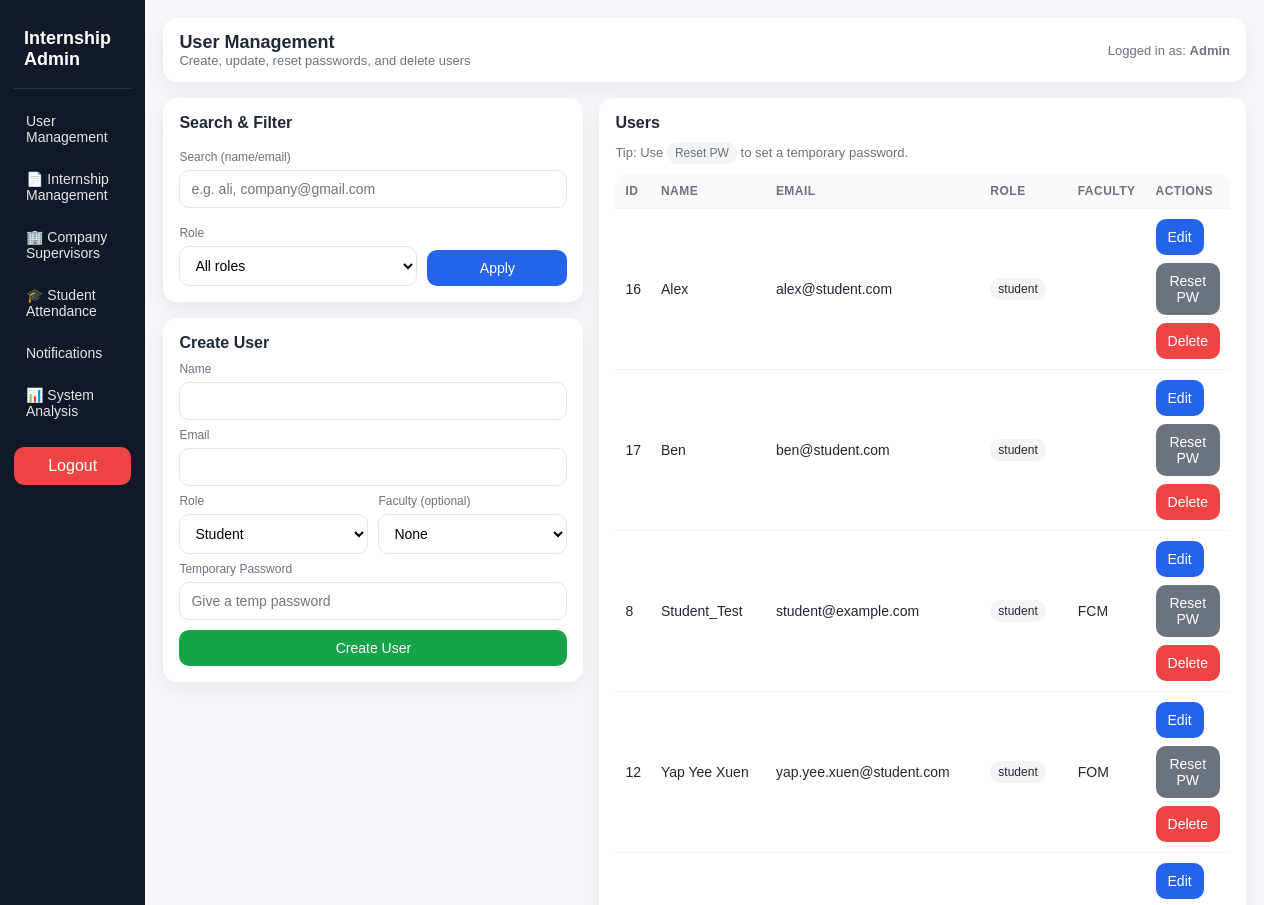
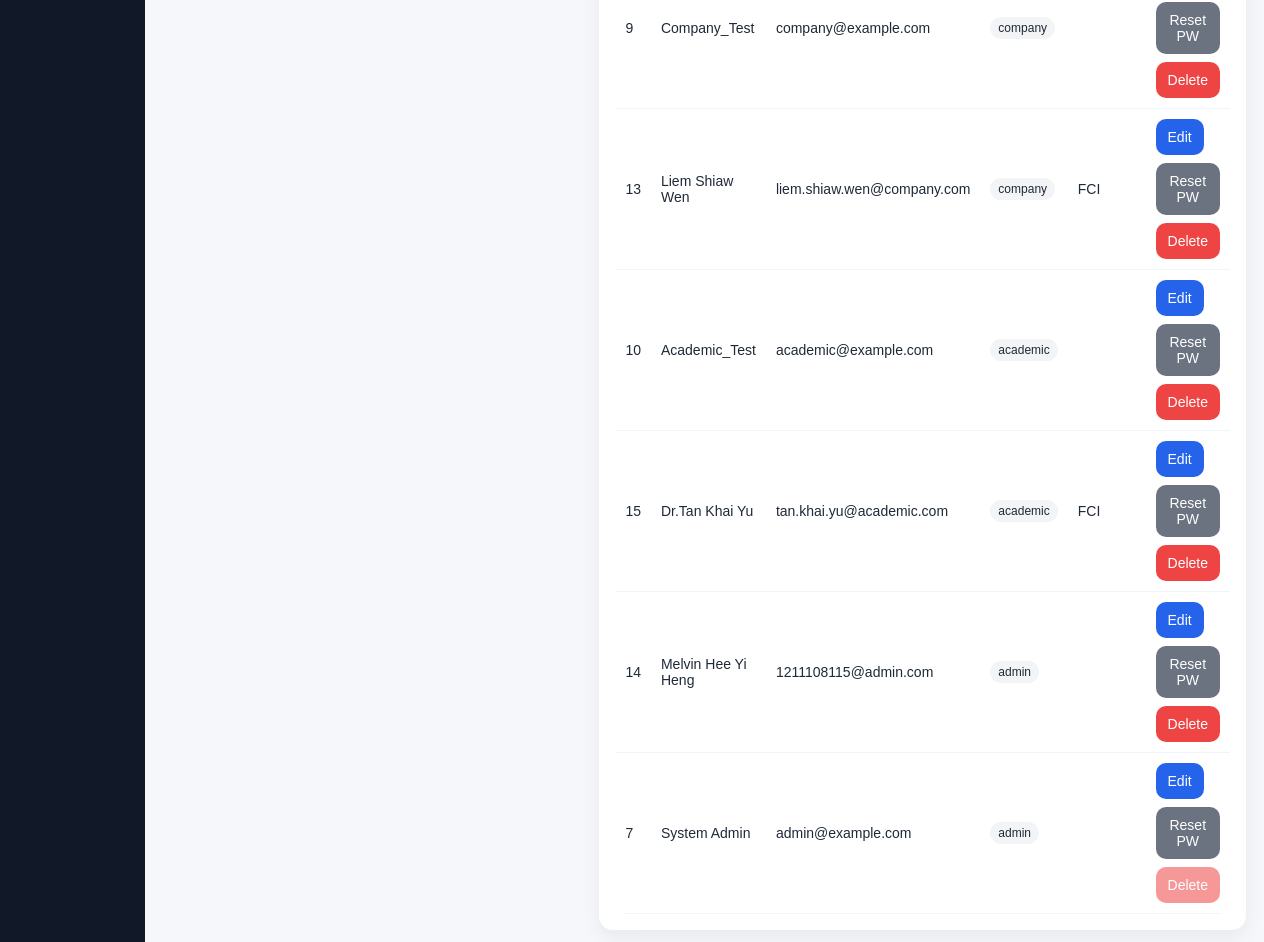
Page /dashboard/admin.php (signed in) on the committed database (2 pictures, top to bottom).
### tables this page shows
CREATE TABLE `users` (
  `id` int(11) NOT NULL,
  `name` varchar(100) NOT NULL,
  `email` varchar(100) NOT NULL,
  `password` varchar(255) NOT NULL,
  `role` enum('student','company','academic','admin') NOT NULL,
  `created_at` timestamp NOT NULL DEFAULT current_timestamp(),
  `academic_supervisor_id` int(11) DEFAULT NULL,
  `faculty` enum('FCI','FCM','FIST','FOM') DEFAULT NULL
);

### dashboard/admin.php (the view, shortened to what this page needs)
<?php
include("../config/db.php");
$q = trim($_GET['q'] ?? '');
$sql = "SELECT id, name, email, role, faculty FROM users WHERE 1=1";
$sql .= " ORDER BY role ASC, name ASC";
$stmt = $conn->prepare($sql);
$stmt->execute();
$users = $stmt->get_result();
?>
<!DOCTYPE html>
<html>
<head>
</head>
<body>
    <div class="layout">
        <aside class="sidebar">
            <div class="brand">Internship Admin</div>
            <div class="nav">
                <a class="admin-action-btn" href="admin.php">User Management</a>
                <a href="admin_internships.php" class="admin-action-btn">📄 Internship Management</a>
                <a href="admin_companies.php" class="admin-action-btn">🏢 Company Supervisors</a>
                <a href="admin_students.php" class="admin-action-btn">🎓 Student Attendance</a>
                <a href="admin_notifications.php" class="admin-action-btn">Notifications</a>
                <a href="admin_analysis.php" class="admin-action-btn">📊 System Analysis</a>
            </div>
            <a class="logout" href="../auth/logout.php">Logout</a>
        </aside>
        <main class="main">
            <div class="topbar">
                <div>
                    <h1>User Management</h1>
                    <div class="meta">Create, update, reset passwords, and delete users</div>
                </div>
                <div class="meta">Logged in as: <b><?= htmlspecialchars($_SESSION['name'] ?? 'Admin') ?></b></div>
            </div>
            <div class="grid">
                <section>
                    <div class="card">
                        <h2>Search & Filter</h2>
                        <form method="GET" class="toolbar">
                            <div class="field">
                                <label>Search (name/email)</label>
                                <input type="text" name="q" value="<?= htmlspecialchars($q) ?>"
                                    placeholder="e.g. ali, company@gmail.com">
                            </div>
                            <div class="field">
                                <label>Role</label>
                                <select name="role">
                                    <option value="">All roles</option>
                                </select>
                            </div>
                            <div class="field" style="flex:0; min-width:140px;">
                                <button class="btn blue" type="submit" style="width:100%;">Apply</button>
                            </div>
                        </form>
                    </div>
                    <div class="card" style="margin-top:16px;">
                        <h2>Create User</h2>
                        <form method="POST" action="admin_user_create.php">
                            <label>Name</label>
                            <input type="text" name="name" required>
                            <label>Email</label>
                            <input type="email" name="email" required>
                            <div class="row">
                                <div class="field">
                                    <label>Role</label>
                                    <select name="role" required>
                                        <option value="student">Student</option>
                                    </select>
                                </div>
                                <div class="field">
                                    <label>Faculty (optional)</label>
                                    <select name="faculty">
                                        <option value="">None</option>
                                    </select>
                                </div>
                            </div>
                            <label>Temporary Password</label>
                            <input type="password" name="password" required placeholder="Give a temp password">
                            <button class="btn green" type="submit" style="width:100%; margin-top:10px;">
                                Create User
                            </button>
                        </form>
                    </div>
                </section>
                <section class="card">
                    <h2>Users</h2>
                    <div style="margin-bottom:10px; color:#6b7280; font-size:13px;">
                        Tip: Use <span class="tag">Reset PW</span> to set a temporary password.
                    </div>
                    <table>
                        <tr>
                            <th>ID</th>
                            <th>Name</th>
                            <th>Email</th>
                            <th>Role</th>
                            <th>Faculty</th>
                            <th>Actions</th>
                        </tr>
                        <?php while ($u = $users->fetch_assoc()): ?>
                            <tr>
                                <td><?= (int) $u['id'] ?></td>
                                <td><?= htmlspecialchars($u['name']) ?></td>
                                <td><?= htmlspecialchars($u['email']) ?></td>
                                <td><span class="tag"><?= htmlspecialchars($u['role']) ?></span></td>
                                <td><?= htmlspecialchars($u['faculty'] ?? '') ?></td>
                                <td>
                                    <div class="actions">
                                        <a class="btn blue" style="text-decoration:none;"
                                            href="admin_user_edit.php?id=<?= (int) $u['id'] ?>">Edit</a>
                                        <form method="POST" action="admin_user_reset_password.php" style="display:inline;">
                                            <button class="btn gray"
                                                onclick="return confirm('Reset password for this user?')">Reset PW</button>
                                        </form>
                                        <?php if ((int) $u['id'] !== (int) $_SESSION['user_id']): ?>
                                            <form method="POST" action="admin_user_delete.php" style="display:inline;">
                                                <button class="btn red"
                                                    onclick="return confirm('Delete this user?')">Delete</button>
                                            </form>
                                        <?php else: ?>
                                            <button class="btn red" disabled title="You cannot delete yourself">Delete</button>
                                        <?php endif; ?>
                                    </div>
                                </td>
                            </tr>
                        <?php endwhile; ?>
                    </table>
                </section>
            </div>
        </main>
    </div>
</body>
</html>

### dashboard/admin.php (style rules this page uses)
* { box-sizing: border-box; }
body { margin: 0; font-family: Arial, sans-serif; background: #f6f7fb; color: #1f2937; }
.layout { display: flex; min-height: 100vh; }
.sidebar { width: 240px; background: #111827; color: #fff; padding: 18px 14px; }
.brand { font-size: 18px; font-weight: 700; padding: 10px 10px 18px; border-bottom: 1px solid rgba(255, 255, 255, 0.12); margin-bottom: 14px; }
.nav a { display: flex; gap: 10px; align-items: center; padding: 10px 12px; margin: 6px 0; color: #e5e7eb; text-decoration: none; border-radius: 10px; font-size: 14px; }
.logout { margin-top: 18px; display: block; padding: 10px 12px; border-radius: 10px; text-decoration: none; color: #fff; background: #ef4444; text-align: center; }
.main { flex: 1; padding: 18px 18px 30px; }
.topbar { background: #fff; border-radius: 14px; padding: 14px 16px; display: flex; justify-content: space-between; align-items: center; box-shadow: 0 8px 20px rgba(17, 24, 39, 0.06); margin-bottom: 16px; }
.topbar h1 { margin: 0; font-size: 18px; }
.topbar .meta { font-size: 13px; color: #6b7280; }
.grid { display: grid; grid-template-columns: 1fr; gap: 16px; }
@media (min-width: 1100px) { .grid { grid-template-columns: 420px 1fr; align-items: start; } }
.card { background: #fff; border-radius: 14px; padding: 16px; box-shadow: 0 8px 20px rgba(17, 24, 39, 0.06); }
.card h2 { margin: 0 0 10px; font-size: 16px; }
.row { display: flex; gap: 10px; flex-wrap: wrap; }
.row>.field { flex: 1; min-width: 180px; }
label { display: block; font-size: 12px; color: #6b7280; margin: 8px 0 6px; }
input, select { width: 100%; padding: 10px 11px; border: 1px solid #e5e7eb; border-radius: 10px; outline: none; font-size: 14px; background: #fff; }
.btn { border: none; border-radius: 10px; padding: 10px 12px; cursor: pointer; font-size: 14px; color: #fff; }
.btn.blue { background: #2563eb; }
.btn.green { background: #16a34a; }
.btn.gray { background: #6b7280; }
.btn.red { background: #ef4444; }
.btn:disabled { opacity: 0.55; cursor: not-allowed; }
.toolbar { display: flex; gap: 10px; align-items: end; flex-wrap: wrap; }
.toolbar .field { min-width: 200px; flex: 1; }
table { width: 100%; border-collapse: separate; border-spacing: 0; overflow: hidden; border-radius: 12px; }
th, td { padding: 10px 10px; border-bottom: 1px solid #f1f5f9; text-align: left; font-size: 14px; }
th { background: #f8fafc; font-size: 12px; color: #6b7280; text-transform: uppercase; letter-spacing: 0.04em; }
.actions { display: flex; gap: 8px; flex-wrap: wrap; }
.tag { display: inline-block; padding: 4px 8px; border-radius: 999px; font-size: 12px; background: #f3f4f6; }

### rows in the picture
users: id "16", name "Alex", email "alex@student.com", role "student"
users: id "17", name "Ben", email "ben@student.com", role "student"
users: id "8", name "Student_Test", email "student@example.com", role "student", faculty "FCM"
users: id "12", name "Yap Yee Xuen", email "yap.yee.xuen@student.com", role "student", faculty "FOM"
users: id "9", name "Company_Test", email "company@example.com", role "company"
users: id "13", name "Liem Shiaw Wen", email "liem.shiaw.wen@company.com", role "company", faculty "FCI"
users: id "10", name "Academic_Test", email "academic@example.com", role "academic"
users: id "15", name "Dr.Tan Khai Yu", email "tan.khai.yu@academic.com", role "academic", faculty "FCI"
users: id "14", name "Melvin Hee Yi Heng", email "1211108115@admin.com", role "admin"
users: id "7", name "System Admin", email "admin@example.com", role "admin", shows "Delete"

### other values in the picture
$_SESSION['name'] "Admin"
